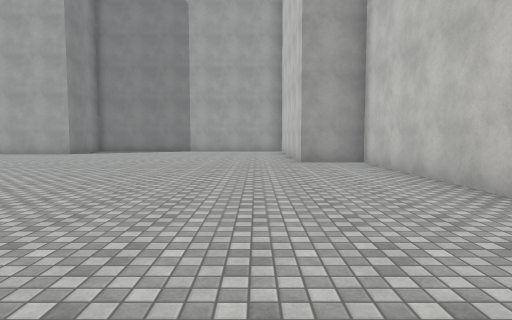
view 1 (above)

18 first-person views from a walk through a Unity game level. The camera is 1.4 m above the floor, tilts 4° down and sees 75° across. The floor is counted in squares, 2 m on a side. Each view is taken from the middle of a square. On the plan, view 1 faces up. The plan holds only what a view shows up to about 10 squares ahead; the rest is blank. The place goes on beyond the plan. The player is left out. Surface patterns are stand-ins for the level's own textures.

view 2
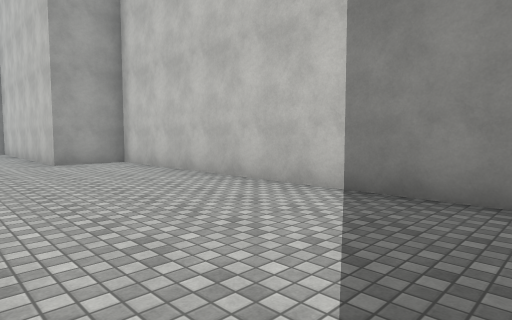

view 3
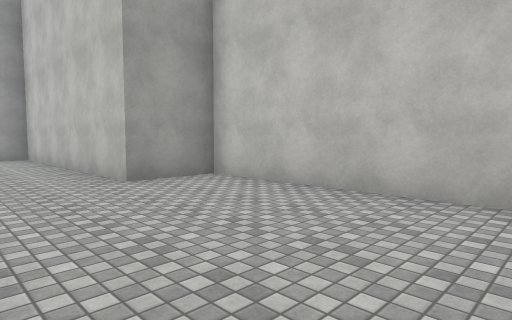

view 4
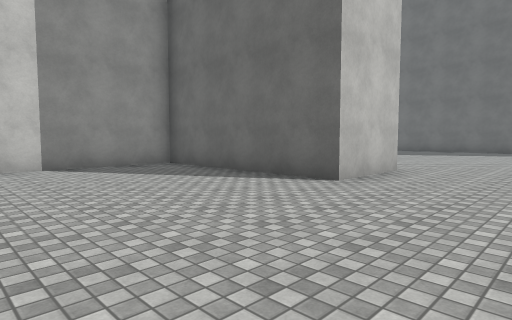

view 5
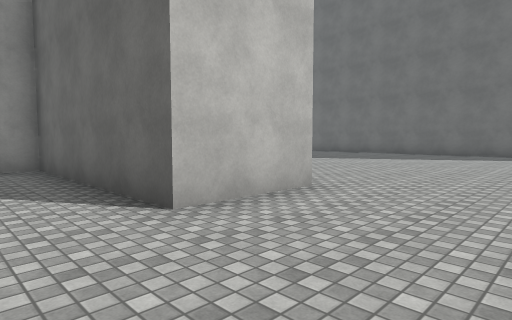

view 6
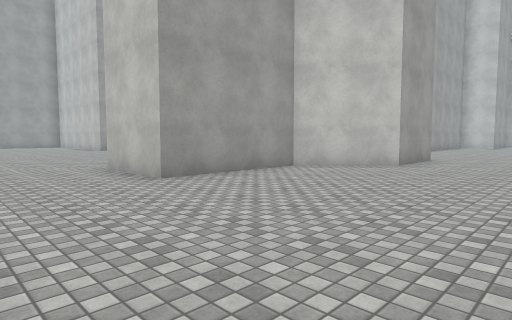

view 7
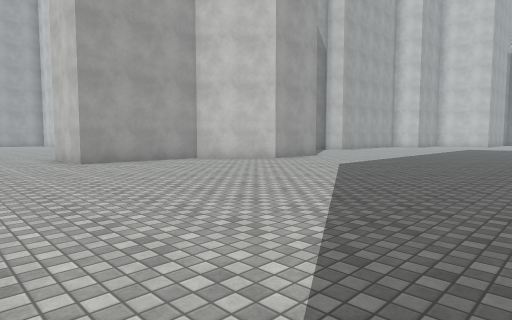

view 8
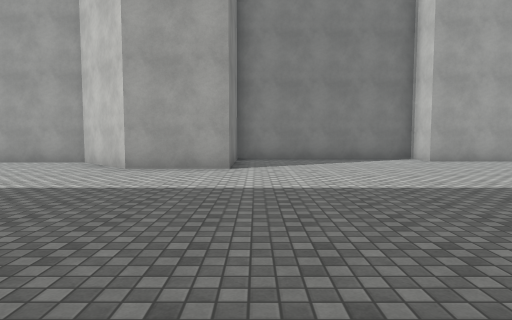

view 9
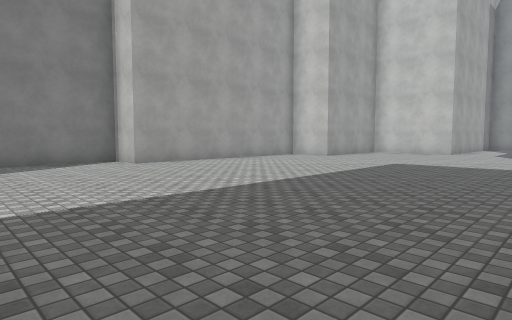

view 10
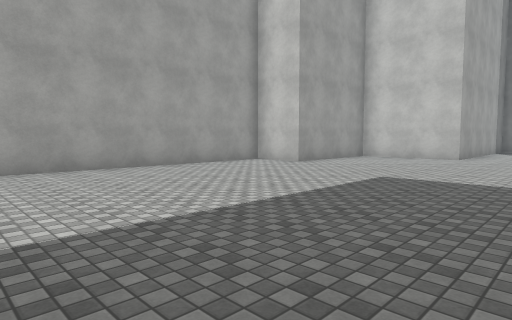

view 11
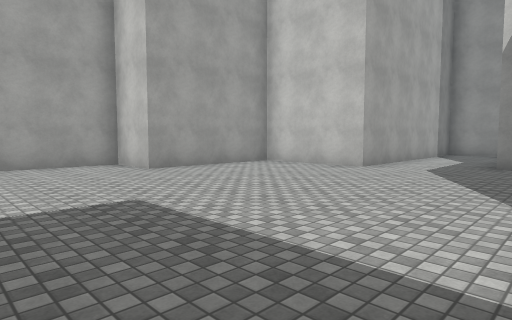

view 12
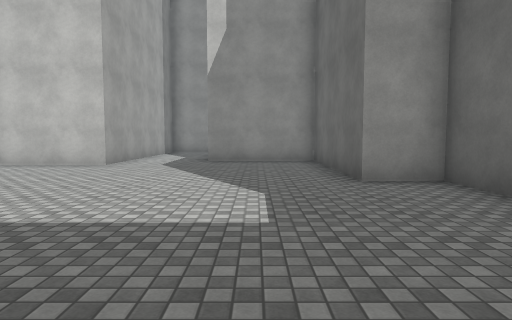

view 13
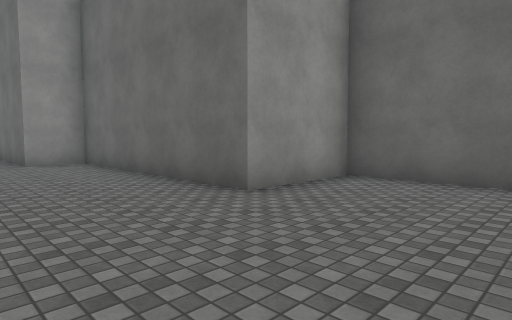

view 14
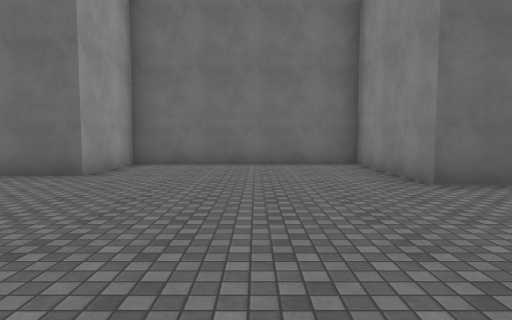

view 15
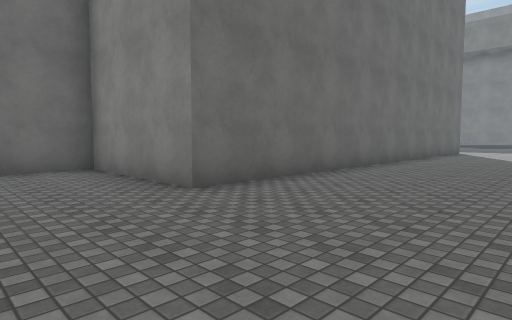

view 16
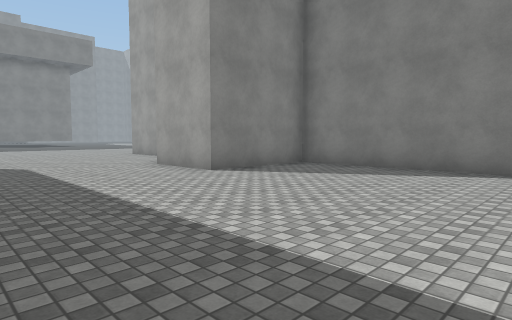

view 17
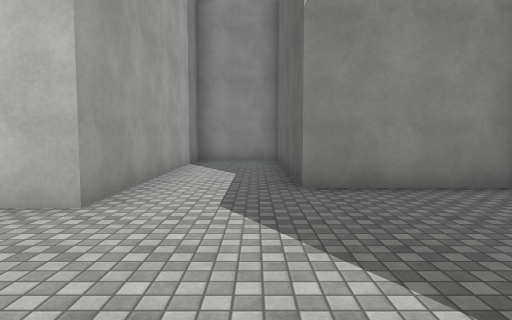

view 18
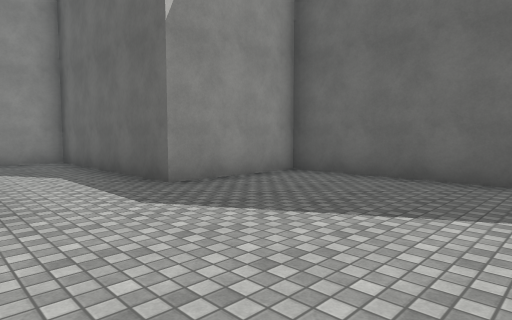

### Floor plan
Points are (right, up) in squares from view 1. A wall is a line through its corners. A room is listed if a view was taken in it or the views show most of it. See-through windows are left out.
Room 1 (views 1, 2, 3, 4, 5)
walls: (-2.2, -2.9) (-2.2, -0.7) (2.9, -0.7) (2.9, 9.1) (1.2, 9.1) (1.2, 15.8) (0.5, 15.8)
ways out: opening at (-4, -4) to room 2
Room 2 (views 6, 7, 8, 9, 10, 11, 12, 13, 14, 15, 16, 17, 18)
walls: (-1.4, -12.8) (6.4, -12.8) (6.4, -16.4) (12.1, -16.4) (12.1, -14) (18.2, -14) (18.2, -12.8) (22.5, -12.8) (22.5, -9.6) (27.9, -9.6) (27.9, -7.3) (21.2, -7.3) (21.2, -4.2) (17.5, -4.2) (17.5, -2.6) (10.9, -2.6) (10.9, -1.6) (5.4, -1.6) (5.4, -4.7) (3.1, -4.7) (1.3, -2.9) (-2.2, -2.9)
ways out: opening at (-4, -4) to room 1

Where each view was taken, in squares from view 1:
view 1: 0 up, 0 right, facing up
view 2: 0 up, 1 left, facing up-right
view 3: 4 up, 1 left, facing up-right
view 4: 4 up, 5 left, facing down-right
view 5: 1 up, 5 left, facing down-right
view 6: 8 down, 5 left, facing up-right
view 7: 12 down, 5 left, facing up-right
view 8: 12 down, 6 right, facing up
view 9: 11 down, 7 right, facing up-right
view 10: 10 down, 10 right, facing up-right
view 11: 11 down, 14 right, facing up-right
view 12: 11 down, 13 right, facing right
view 13: 11 down, 9 right, facing down-right
view 14: 8 down, 9 right, facing down
view 15: 9 down, 9 right, facing down-left
view 16: 9 down, 11 right, facing up-left
view 17: 9 down, 18 right, facing right
view 18: 7 down, 18 right, facing down-right
